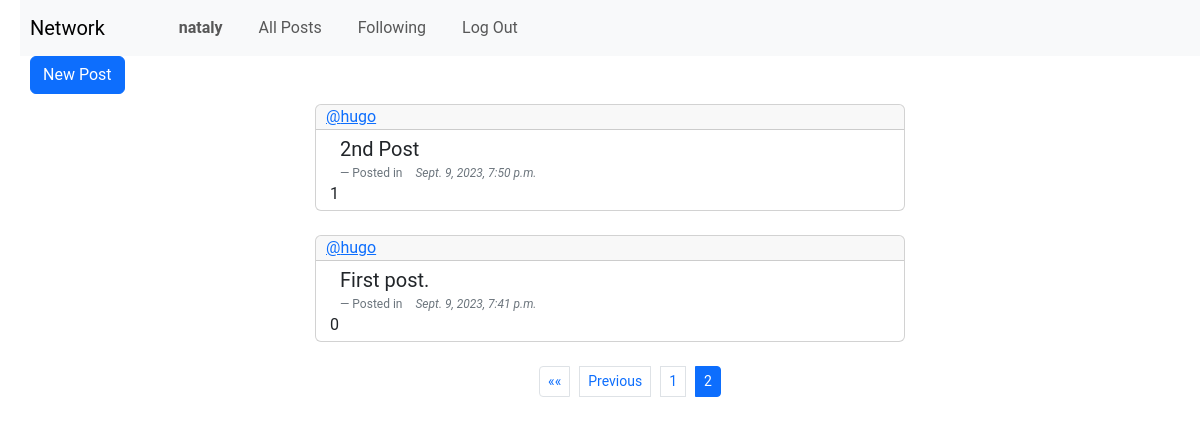
The page /following?page=2 (signed in) on the database its author committed.
### network/models.py (models this page shows, shortened)
class User(AbstractUser):
    pass

class Post(models.Model):
    user = models.ForeignKey(User, related_name='author', on_delete=models.CASCADE)
    created = models.DateTimeField(auto_now_add=True)
    postContent= models.TextField()
    likes = models.ManyToManyField(User, related_name='liked_posts', blank=True)

### network/views.py (the view)
# urls.py: path('following', views.following, name="following"),
def following(request):
    following_users = Follow.objects.filter(follower=request.user).values_list('followed_user', flat=True)
    posts_from_following = Post.objects.filter(user__in=following_users).order_by('-created')
    posts = []
    for post in  posts_from_following:
        likes = post.likes.count()
        posts.append((post, likes))
    paginator = Paginator(posts, 2) # Show 10 posts per page.
    page_number = request.GET.get('page')
    page_obj = paginator.get_page(page_number)
    return render(request, "network/following.html", {"page_obj": page_obj})

### network/templates/network/following.html (shortened to what this page needs)
{% extends "network/layout.html" %}
{% block body %}
{% if user.is_authenticated %}
<button type="button" class="btn btn-primary" id="newPost" data-bs-toggle="modal" data-bs-target="#exampleModal" style="margin-bottom: 10px;">
    New Post
  </button>
{% endif %}
{% for posts, likes in page_obj %}
<div class="card">
    <div class="card-header">
      <a href="{% url 'profile' posts.user.id %}">@{{posts.user}}</a>
    </div>
    <div class="card-body">
      <blockquote class="blockquote mb-0">
        <p>{{posts.postContent}}</p>
        <footer class="blockquote-footer">Posted in <cite title="Source Title">{{posts.created}}</cite></footer>
      </blockquote>
      {{likes}}
    </div>
  </div>
<br>
{% empty %}
    <div>No Posts yet!</div>
{% endfor %}
<nav aria-label="Page navigation example">
  {% if page_obj.paginator.num_pages > 1 %}
    <ul class="pagination justify-content-center pagination-sm">
      {% if page_obj.has_previous %}
        <li class="page-item"><a class="page-link" href="?page=1">&laquo;&laquo;</a></li>
        <li class="page-item"><a class="page-link" href="?page={{ page_obj.previous_page_number }}">Previous</a></li>
      {% endif %}
      {% for i in page_obj.paginator.page_range %}
        {% if i == page_obj.number %}
          <li class="page-item active">
            <span class="page-link">{{ i }}</span>
          </li>
        {% elif i > page_obj.number|add:"-3" and i < page_obj.number|add:"3" %}
          <li class="page-item">
            <a class="page-link" href="?page={{ i }}">{{ i }}</a>
          </li>
        {% endif %}
      {% endfor %}
    </ul>
  {% endif %}
  </nav>
{% endblock %}

### network/templates/network/layout.html (shortened to what this page needs)
{% load static %}
<!DOCTYPE html>
<html lang="en">
    <head>
        <link href="https://cdn.jsdelivr.net/npm/bootstrap@5.3.1/dist/css/bootstrap.min.css" rel="stylesheet">
        <link href="{% static 'network/styles.css' %}" rel="stylesheet">
    </head>
    <body>
        <nav class="navbar navbar-expand-lg navbar-light bg-light">
            <a class="navbar-brand" href="{% url 'index' %}">Network</a>
            <div>
              <ul class="navbar-nav mr-auto">
                {% if user.is_authenticated %}
                    <li class="nav-item">
                        <a class="nav-link" href="{% url 'profile' user.id %}"><strong>{{ user.username }}</strong></a>
                    </li>
                {% endif %}
                <li class="nav-item">
                  <a class="nav-link" href="{% url 'index' %}">All Posts</a>
                </li>
                {% if user.is_authenticated %}
                    <li class="nav-item">
                        <a class="nav-link" href="{% url 'following' %}">Following</a>
                    </li>
                    <li class="nav-item">
                        <a class="nav-link" href="{% url 'logout' %}">Log Out</a>
                    </li>
                {% endif %}
              </ul>
            </div>
          </nav>
        <div class="body">
            {% block body %}
            {% endblock %}
        </div>
    </body>
</html>

### network/static/network/styles.css (style rules this page uses)
* { margin-left: 10px; }
#newPost { margin-left: 10px; }
body { font-family: 'Roboto', sans-serif; }
.card { margin: auto; width: 50%; }
.card-header { padding: 0; height: 1 rem; margin-left: 0; }
.card-body { padding: 4px; }
.card-body p { font-size: 1 rem; }
.card-body footer { font-size: 12px; }

### rows shown on the page
User: username "nataly"
Post: user "hugo", postContent "2nd Post", created "Sept. 9, 2023, 7:50 p.m.", user "1"
Post: user "hugo", postContent "First post.", created "Sept. 9, 2023, 7:41 p.m.", likes "0"

### other values the page prints
{{ i }} "1"
{{ i }} "2"
